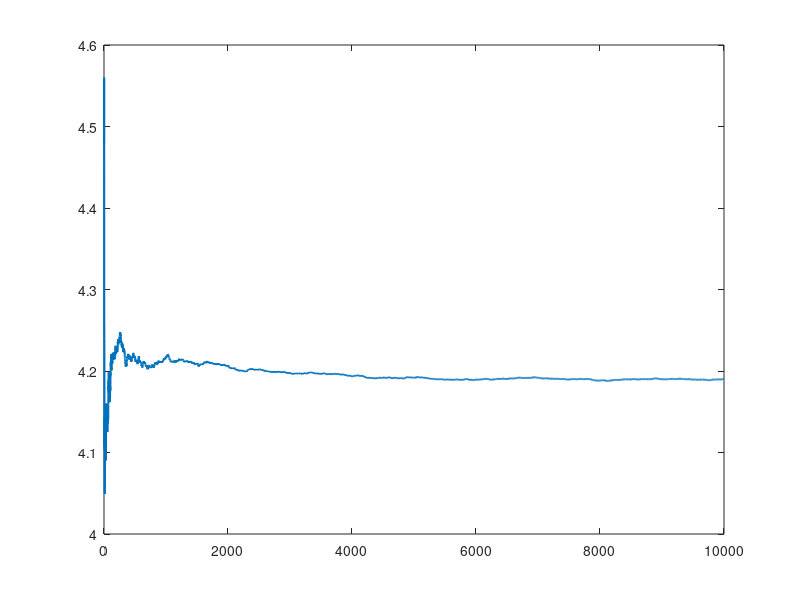

Write MATLAB code to recreate this figure. (Note: this script raises an error after producing the figure.)
close all;
clear;
%% a
% bigger function y=4;
n=100;
t=10000;
count=0;
ptxs=zeros(n,1);
ptys=zeros(n,1);
optxs=zeros(n,1);
optys=zeros(n,1);
ptzs=zeros(n,1);
optzs=zeros(n,1);


avd1=zeros(t,1);
for ind=1:t
    count=0;
    arr=zeros(n,1);
    vol=zeros(n,1);
    for i=1:n

        ptx=rand();
        pty=rand();
        ptz=rand();
        ptxs(i)=ptx;
        ptys(i)=pty;
        ptzs(i)=ptz;
        if(ptx*ptx+pty*pty+ptz*ptz<=1)
            optxs(i)=ptx;
            optys(i)=pty;  
            optzs(i)=ptz;  
            count=count+1;
            arr(i)=1;
        end
        vol(i)=count/i;
    end
    pi_val=vol*8;
    avd1(ind)=pi_val(n);
end

for i=2:t
    avd1(i)=(avd1(i)+avd1(i-1)*(i-1) )/(i);
end

figure;
plot(1:1:t,avd1,'lineWidth',1.5);







avd2=zeros(savedv2,1);
count=1;
for i=1:savedv2
    avd2(i)=avd1(count);
    if(mod(i,n)==0)
        count=count+1;
    end
end

figure;
set(gca,'fontsize',13)
hold on
plot(1:1:savedv2,avd2,'lineWidth',1.5);
ylim([0 3.5])
hold on
plot(1:1:savedv2,savedv1,'lineWidth',1.5);
ylim([2 3.5])
hold on
plot([1 savedv2],[pi pi],'lineWidth',1.5)
legend('ensemble method','in the long run','actual value of pi')
mytitle=strcat('pi value calculated using two different methods n=',int2str(n),'  t=',int2str(t));

xlabel('runs');
ylabel('value of pi');
title(mytitle);
